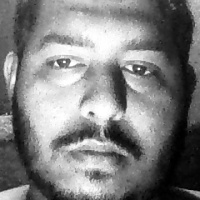
#> input picture database_faces/001/face_1.jpg, 200 x 200 px
$ python -i face_engine.py   (imports and definitions only)
#> lines starting #> are read from the running program, lines starting #| are printed output that depends on the picture
import cv2
import numpy as np
from pathlib import Path


# =========================================================
# LOAD HAAR CASCADE
# =========================================================

def get_cascade():

    possible_paths = []

    # OpenCV built-in cascade location
    try:
        built_in_path = (
            Path(cv2.data.haarcascades)
            / "haarcascade_frontalface_default.xml"
        )

        possible_paths.append(
            built_in_path
        )

    except Exception:
        pass

    # Project root fallback
    local_path = (
        Path(__file__).parent
        / "haarcascade_frontalface_default.xml"
    )

    possible_paths.append(
        local_path
    )

    for path in possible_paths:

        if path.exists():

            cascade = cv2.CascadeClassifier(
                str(path)
            )

            if not cascade.empty():

                return cascade
#> further down, picture is the input picture: shape (200, 200, 3); min 0, max 255, mean 128.2

    raise RuntimeError(
        "Haar cascade file could not be loaded. "
        "OpenCV installation does not contain "
        "the face detector file."
    )


CASCADE = get_cascade()


# =========================================================
# RGB TO BGR
# =========================================================

def rgb_to_bgr(image_rgb):

    return cv2.cvtColor(
        image_rgb,
        cv2.COLOR_RGB2BGR
    )


# =========================================================
# DETECT FACES
# =========================================================

def detect_faces(image_rgb):

    bgr = rgb_to_bgr(
        image_rgb
    )

    gray = cv2.cvtColor(
        bgr,
        cv2.COLOR_BGR2GRAY
    )

    # Improve contrast
    gray = cv2.equalizeHist(
        gray
    )

    faces = CASCADE.detectMultiScale(
        gray,

        scaleFactor=1.1,

        minNeighbors=5,

        minSize=(80, 80)
    )
#> faces = [[10, 14, 182, 182]]

    return gray, faces


# =========================================================
# PREPARE ONE FACE
# =========================================================

def prepare_face(
    image_rgb,
    size=(200, 200)
):

    gray, faces = detect_faces(
        image_rgb
    )
#> faces = [[10, 14, 182, 182]]

    # No face
    if len(faces) == 0:

        return None, 0

    # Multiple faces
    if len(faces) > 1:

        return None, len(faces)

    x, y, w, h = faces[0]
#> x = 10; y = 14; w = 182; h = 182

    face = gray[
        y:y + h,
        x:x + w
    ]
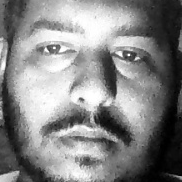
#> face: shape (182, 182); min 0, max 255, mean 133.1

    # Resize
    face = cv2.resize(
        face,
        size,
        interpolation=cv2.INTER_AREA
    )
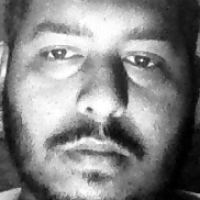
#> face: shape (200, 200); min 0, max 255, mean 133

    # Normalize contrast
    face = cv2.equalizeHist(
        face
    )

    return face, 1


# =========================================================
# FACE IMAGE TO JPG
# =========================================================

# [138 lines left out: functions face_to_jpeg, build_lbph_model, predict, get_match_quality, not called in this run]

>>> import cv2
>>> picture = cv2.cvtColor(cv2.imread('database_faces/001/face_1.jpg'), cv2.COLOR_BGR2RGB)
>>> result = prepare_face(picture)

$ run again, on database_faces/001/face_2.jpg
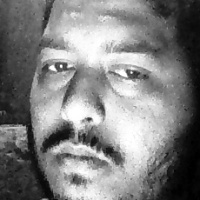
#> input picture database_faces/001/face_2.jpg, 200 x 200 px
#> picture is the input picture: shape (200, 200, 3); min 0, max 255, mean 128.2
#> in detect_faces, `faces = CASCADE.detectMultiScale( gray,  scaleFactor=1.1,  minNeighbor..`: faces = [[9, 23, 172, 172]]
#> x = 9; y = 23; w = 172
#> in prepare_face, `face = cv2.resize( face, size, interpolation=cv2.INTER_AREA )`:
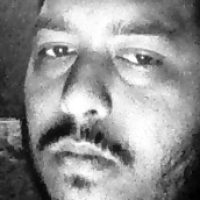
#> face: shape (200, 200); min 0, max 255, mean 145.6
#> in prepare_face, `face = cv2.equalizeHist( face )`:
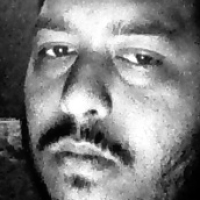
#> face: shape (200, 200); min 0, max 255, mean 128
